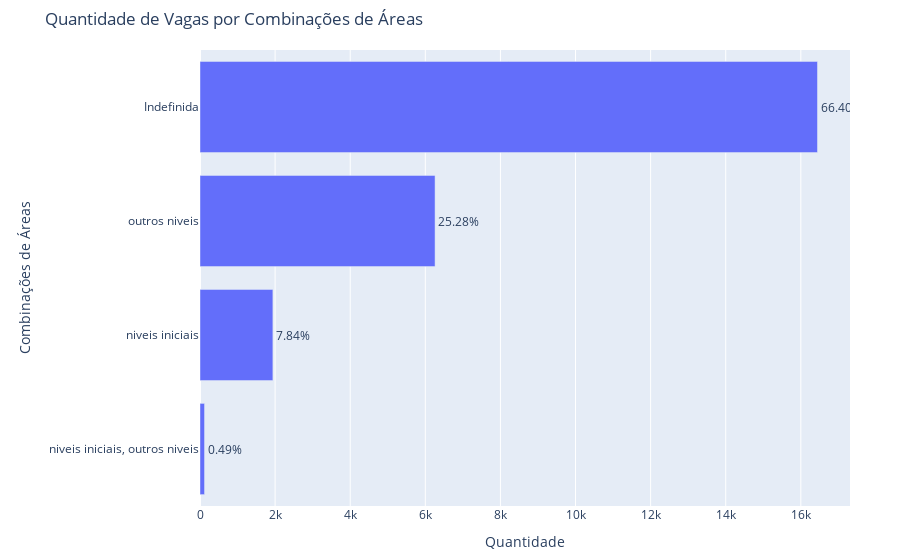

Notebook code cell kept with this figure:
### Code cell
# Contabilizar combinações de áreas
contagem_combinacoes_tipo_nivel = Counter(df_tech['tipo_nivel'])

# Converter o contador para um DataFrame
df_contagem_combinacoes_tipo_nivel = pd.DataFrame(contagem_combinacoes_tipo_nivel.items(), columns=['Combinação de Áreas', 'Quantidade'])

# Calcular percentual
total_combinacoes = df_contagem_combinacoes_tipo_nivel['Quantidade'].sum()
df_contagem_combinacoes_tipo_nivel['Percentual'] = (df_contagem_combinacoes_tipo_nivel['Quantidade'] / total_combinacoes) * 100

# Ordenar do menor para o maior
df_contagem_combinacoes_tipo_nivel = df_contagem_combinacoes_tipo_nivel.sort_values(by='Quantidade')

# Gráfico de barras com Plotly
fig2 = px.bar(df_contagem_combinacoes_tipo_nivel, x='Quantidade', y='Combinação de Áreas', text='Percentual',
              labels={'Quantidade': 'Quantidade', 'Combinação de Áreas': 'Combinações de Áreas'},
              title='Quantidade de Vagas por Combinações de Áreas')

fig2.update_traces(texttemplate='%{text:.2f}%', textposition='outside')
fig2.update_layout(uniformtext_minsize=8, uniformtext_mode='hide', yaxis={'categoryorder':'total ascending'})

# Ajuste da margem e espaçamento
fig2.update_layout(margin=dict(l=200, r=50, b=50, t=50), yaxis_tickangle=0)

fig2.show()

### Figure 1 — Plotly figure (JSON) as saved in the notebook; plotly's stock layout.template omitted (floating-point values rounded to 4 significant figures)
{"data": [{"alignmentgroup": "True", "hovertemplate": "Quantidade=%{x}<br>Combinações de Áreas=%{y}<br>Percentual=%{text}<extra></extra>", "legendgroup": "", "marker": {"color": "#636efa", "pattern": {"shape": ""}}, "name": "", "offsetgroup": "", "orientation": "h", "showlegend": false, "text": [0.4886, 7.837, 25.28, 66.4], "textposition": "outside", "texttemplate": "%{text:.2f}%", "type": "bar", "x": [121, 1941, 6260, 16444], "xaxis": "x", "y": ["niveis iniciais, outros niveis", "niveis iniciais", "outros niveis", "Indefinida"], "yaxis": "y"}], "layout": {"barmode": "relative", "legend": {"tracegroupgap": 0}, "margin": {"b": 50, "l": 200, "r": 50, "t": 50}, "title": {"text": "Quantidade de Vagas por Combinações de Áreas"}, "uniformtext": {"minsize": 8, "mode": "hide"}, "xaxis": {"anchor": "y", "domain": [0, 1], "title": {"text": "Quantidade"}}, "yaxis": {"anchor": "x", "categoryorder": "total ascending", "domain": [0, 1], "tickangle": 0, "title": {"text": "Combinações de Áreas"}}}}
